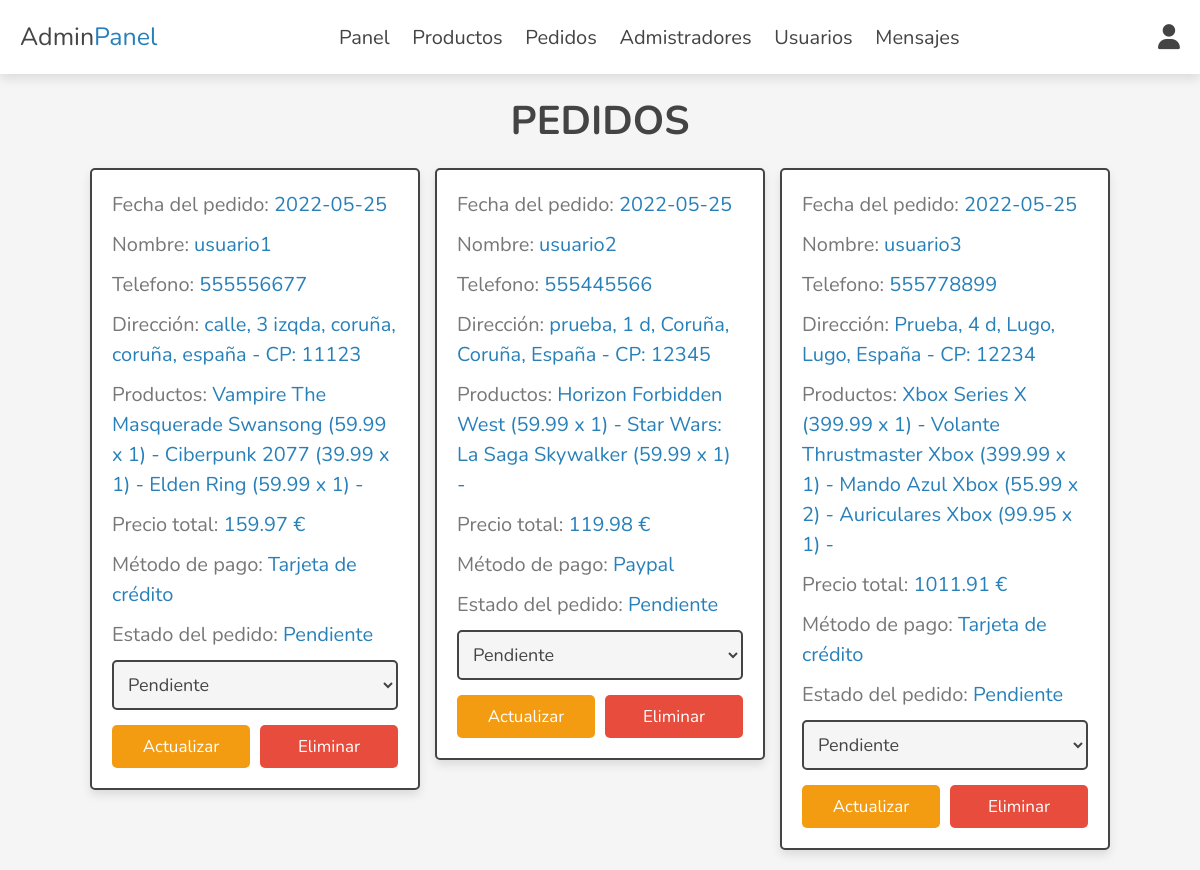
The app's page /admin/placed_orders.php (signed in) with its own data.
### tables this page shows
CREATE TABLE `pedidos` (
  `id` int(255) NOT NULL,
  `usuario_id` int(255) NOT NULL,
  `nombre` varchar(100) NOT NULL,
  `telefono` varchar(12) NOT NULL,
  `email` varchar(50) NOT NULL,
  `metodo` varchar(50) NOT NULL,
  `direccion` varchar(500) NOT NULL,
  `total_productos` varchar(10000) NOT NULL,
  `total_precio` double NOT NULL,
  `fecha_pedido` date NOT NULL DEFAULT current_timestamp(),
  `estado_pedido` varchar(20) NOT NULL DEFAULT 'Pendiente'
);

### admin/placed_orders.php (the view, shortened to what this page needs)
<?php
include '../components/connect.php';
?>
<!DOCTYPE html>
<html lang="es-ES">
<head>
   <link rel="stylesheet" href="https://cdnjs.cloudflare.com/ajax/libs/font-awesome/6.1.1/css/all.min.css">
   <link rel="stylesheet" href="../css/admin_style.css">
</head>
<body>
<?php include '../components/admin_header.php'; ?>
<section class="orders">
<h1 class="heading">Pedidos</h1>
<div class="box-container">
   <?php
      $select_orders = $conn->prepare("SELECT * FROM `pedidos`");
      $select_orders->execute();
      if($select_orders->rowCount() > 0){
         while($fetch_orders = $select_orders->fetch(PDO::FETCH_ASSOC)){
   ?>
   <div class="box">
      <p> Fecha del pedido: <span><?= $fetch_orders['fecha_pedido']; ?></span> </p>
      <p> Nombre: <span><?= $fetch_orders['nombre']; ?></span> </p>
      <p> Telefono: <span><?= $fetch_orders['telefono']; ?></span> </p>
      <p> Dirección: <span><?= $fetch_orders['direccion']; ?></span> </p>
      <p> Productos: <span><?= $fetch_orders['total_productos']; ?></span> </p>
      <p> Precio total: <span><?= $fetch_orders['total_precio']; ?> €</span> </p>
      <p> Método de pago: <span><?= $fetch_orders['metodo']; ?></span> </p>
      <p> Estado del pedido: <span><?= $fetch_orders['estado_pedido']; ?></span> </p>
      <form action="" method="post">
         <select name="order_state" class="select">
            <option value="Pendiente">Pendiente</option>
         </select>
        <div class="flex-btn">
         <input type="submit" value="Actualizar" class="option-btn" name="update_state">
         <a href="placed_orders.php?delete=<?= $fetch_orders['id']; ?>" class="delete-btn" onclick="return confirm('¿Eliminar este pedido?');">Eliminar</a>
        </div>
      </form>
   </div>
   <?php
         }
      }else{
         echo '<p class="empty">No hay pedidos</p>';
      }
   ?>
</div>
</section>
</body>
</html>

### css/admin_style.css (style rules this page uses)
:root { --main-color:#2980b9; --orange:#f39c12; --red:#e74c3c; --black:#444; --white:#fff; --light-color:#777; --light-bg:#f5f5f5; --border:.2rem solid var(--black); --box-shadow:0 .5rem 1rem rgba(0,0,0,.1); }
* { font-family: 'Nunito', sans-serif; margin:0; padding:0; box-sizing: border-box; outline: none; border:none; text-decoration: none; }
html { font-size: 62.5%; overflow-x: hidden; }
body { background-color: var(--light-bg); }
section { padding:2rem; max-width: 1200px; margin:0 auto; }
.heading { font-size: 4rem; color:var(--black); margin-bottom: 2rem; text-align: center; text-transform: uppercase; }
.btn, .delete-btn, .option-btn { display: block; width: 100%; margin-top: 1rem; border-radius: .5rem; padding:1rem 3rem; font-size: 1.7rem; text-transform: capitalize; color:var(--white); cursor: pointer; text-align: center; }
.option-btn { background-color: var(--orange); }
.delete-btn { background-color: var(--red); }
.flex-btn { display: flex; gap:1rem; }
.orders .box-container { display: grid; grid-template-columns: repeat(auto-fit, 33rem); gap:1.5rem; align-items: flex-start; justify-content: center; }
.orders .box-container .box { padding:2rem; padding-top: 1rem; border-radius: .5rem; border:var(--border); background-color: var(--white); box-shadow: var(--box-shadow); }
.orders .box-container .box p { line-height: 1.5; font-size: 2rem; color:var(--light-color); margin:1rem 0; }
.orders .box-container .box p span { color:var(--main-color); }
.orders .box-container .select { margin-bottom: .5rem; width: 100%; background-color: var(--light-bg); padding:1rem; font-size: 1.8rem; color:var(--black); border-radius: .5rem; border:var(--border); }

### records on screen
pedidos: fecha_pedido "2022-05-25", nombre "usuario1", telefono "555556677", direccion "calle, 3 izqda, coruña, coruña, españa - CP: 11123", total_productos "Vampire The Masquerade Swansong (59.99 x 1) - Ciberpunk 2077 (39.99 x 1) - Elden Ring (59.99 x 1) -", total_precio "159.97", metodo "Tarjeta de crédito", estado_pedido "Pendiente"
pedidos: fecha_pedido "2022-05-25", nombre "usuario2", telefono "555445566", direccion "prueba, 1 d, Coruña, Coruña, España - CP: 12345", total_productos "Horizon Forbidden West (59.99 x 1) - Star Wars: La Saga Skywalker (59.99 x 1) -", total_precio "119.98", metodo "Paypal", estado_pedido "Pendiente"
pedidos: fecha_pedido "2022-05-25", nombre "usuario3", telefono "555778899", direccion "Prueba, 4 d, Lugo, Lugo, España - CP: 12234", total_productos "Xbox Series X (399.99 x 1) - Volante Thrustmaster Xbox (399.99 x 1) - Mando Azul Xbox (55.99 x 2) - Auriculares Xbox (99.95 x 1) -", total_precio "1011.91", metodo "Tarjeta de crédito", estado_pedido "Pendiente"
